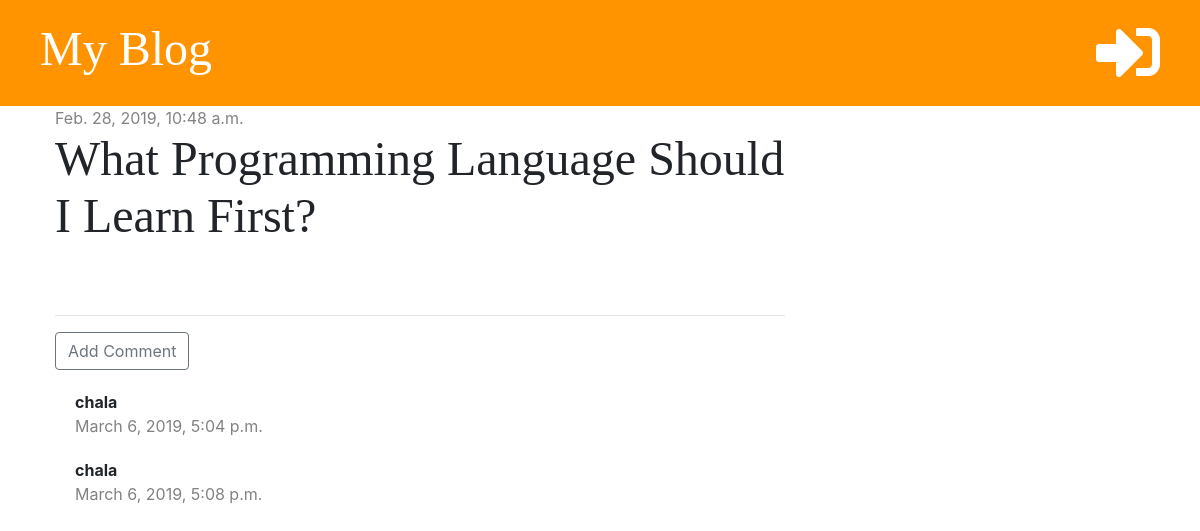
The app's page /post/1/ with its own data.
### blog/models.py (models this page shows, shortened)
class Post(models.Model):
    author = models.ForeignKey('auth.User', on_delete=models.CASCADE)
    title = models.CharField(max_length=200)
    text = models.TextField()
    created_date = models.DateTimeField(default=timezone.now)
    published_date = models.DateTimeField(blank=True, null=True)

class Comment(models.Model):
    post = models.ForeignKey('blog.Post', on_delete=models.CASCADE, related_name='comments')
    author = models.CharField(max_length=200)
    text = models.TextField()
    created_date = models.DateTimeField(default=timezone.now)
    approved = models.BooleanField(default=False)

### blog/views.py (the view)
# urls.py: path('post/<int:pk>/', views.post_detail, name='post_detail'),
def post_detail(request, pk):
    post = get_object_or_404(Post, pk=pk)
    stuff_for_frontend = {'post': post}
    return render(request, 'blog/post_detail.html', stuff_for_frontend)

### blog/templatetags/markdownify.py (called while the page is built)
@register.filter
def markdown(value):
    renderer = HighlightRenderer()
    markdown = mistune.Markdown(renderer=renderer)
    return markdown(value)

### blog/templates/blog/post_detail.html (shortened to what this page needs)
{% extends 'blog/base.html' %}
{% load markdownify %}
{% block content %}
    <div class="post">
        {% if post.published_date %}
            <div class="date">
                {{ post.published_date }}
            </div>
        {% else %}
            <a href="{% url 'post_publish' pk=post.pk %}" class="btn btn-primary">Publish</a>
        {% endif %}
        <h1>{{ post.title }}</h1>
    </div>
    <hr>
    <a href="{% url 'add_comment_to_post' pk=post.pk %}" class="btn btn-outline-secondary">Add Comment</a>
    {% for comment in post.comments.all %}
        {% if user.is_authenticated or comment.approved %}
            <div class="comment">
                <strong>{{ comment.author }}</strong>
                <div class="date">
                    <p>{{ comment.created_date }}</p>
                </div>
            </div>
        {% endif %}
    {% empty %}
        <p>No Comments..</p>
    {% endfor %}
{% endblock %}

### blog/static/css/blog.css (style rules this page uses)
h1, h2, h3, h4 { font-family: 'Tangerine', 'Inconsolata', 'Droid Sans', serif; font-size: 48px; }
.date { color: #828282; }
.post { margin-bottom: 70px; }
.comment { margin: 20px 0px 20px 20px; }

### records on screen
Post: published_date "Feb. 28, 2019, 10:48 a.m.", title "What Programming Language Should I Learn First?"
Comment: author "chala", created_date "March 6, 2019, 5:04 p.m."
Comment: author "chala", created_date "March 6, 2019, 5:08 p.m."
